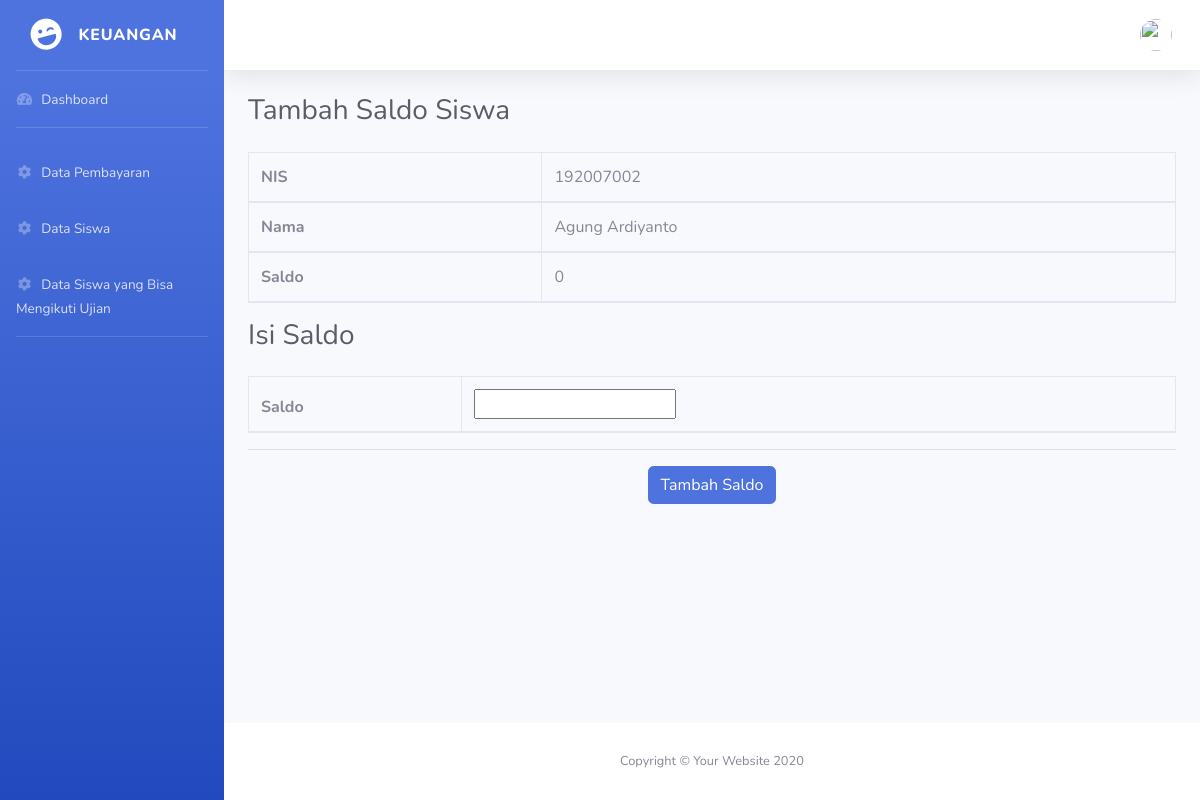
The app's page /keuangan/tambah_saldo.php?id=192007002 (signed in) with its own data.
### tables this page shows
CREATE TABLE `siswa` (
  `nis` varchar(9) NOT NULL,
  `id_kelas` int(11) NOT NULL,
  `nama` varchar(30) NOT NULL,
  `tgl_lahir` date NOT NULL,
  `Agama` varchar(10) NOT NULL,
  `saldo` int(11) NOT NULL
);

### keuangan/tambah_saldo.php (the view, shortened to what this page needs)
<?php include 'header.php'; ?>
<!DOCTYPE html>
<html lang="en">
<head>
  <link href="../vendor/fontawesome-free/css/all.min.css" rel="stylesheet" type="text/css">
  <link href="../css/sb-admin-2.min.css" rel="stylesheet">
</head>
<body id="page-top">
  <div id="wrapper">
    <div id="content-wrapper" class="d-flex flex-column">
      <div id="content">
        <div class="container-fluid">
            <h1 class="h3 mb-4 text-gray-800">Tambah Saldo Siswa</h1>
            <?php
                $id = $_GET['id'];
                $sql = "select * from siswa where nis='$id'";
                $res = mysqli_query($link,$sql);
                $ketemu = mysqli_num_rows($res);
                if($ketemu){
                    while($data=mysqli_fetch_array($res)){ ?>
                        <form method="POST" action="proses_tambah_saldo_siswa.php" name="ftambah" onsubmit="return validasi()">
                            <div class="table-responsive">
                                <table class="table table-bordered" id="dataTable" width="50%" cellspacing="0">
                                    <thead>
                                        <tr><th>NIS</th> <td><?php echo "$data[nis]"; ?></td></tr>
                                        <tr><th>Nama</th> <td><?php echo "$data[nama]"; ?></td></tr>
                                        <tr><th>Saldo</th> <td><?php echo "$data[saldo]"; ?></td></tr>
                                    </thead>
                                </table>
                                <h2 class="h3 mb-4 text-gray-800">Isi Saldo</h2>
                                <table class="table table-bordered" id="dataTable" width="50%" cellspacing="0">
                                <thead>
                                    <tr><th>Saldo</th> <td><?php echo "<input type ='text' name='saldo' required autocomplete='off'>"; ?></td></tr>
                                </thead>
                                </table>
                                <hr><center><input type='submit' class="btn btn-primary" name='btn_submit' value='Tambah Saldo'></center>
                            </div>
                        </form>
                    <?php
                    }
                }
            ?>
        </div>
      </div>
    </div>
  </div>
</body>
</html>

### records on screen
siswa: nis "192007002", nama "Agung Ardiyanto", saldo "0"
